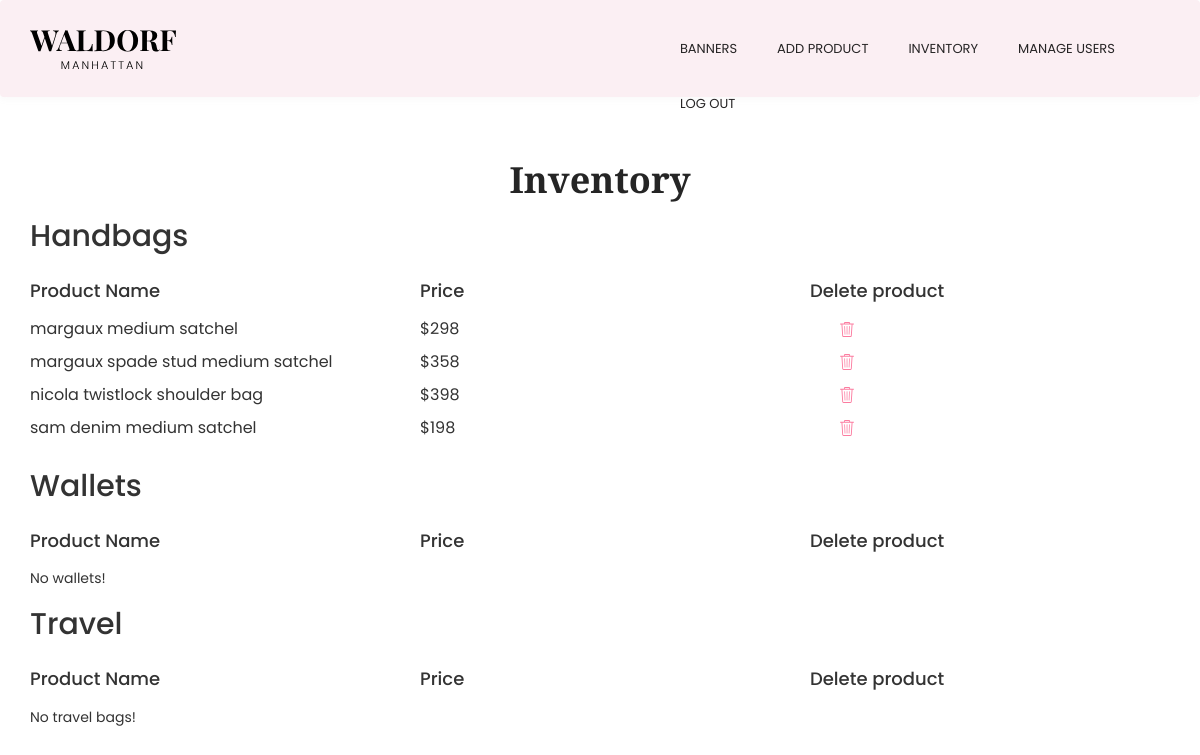
Before: /inventory.php with the older database file.
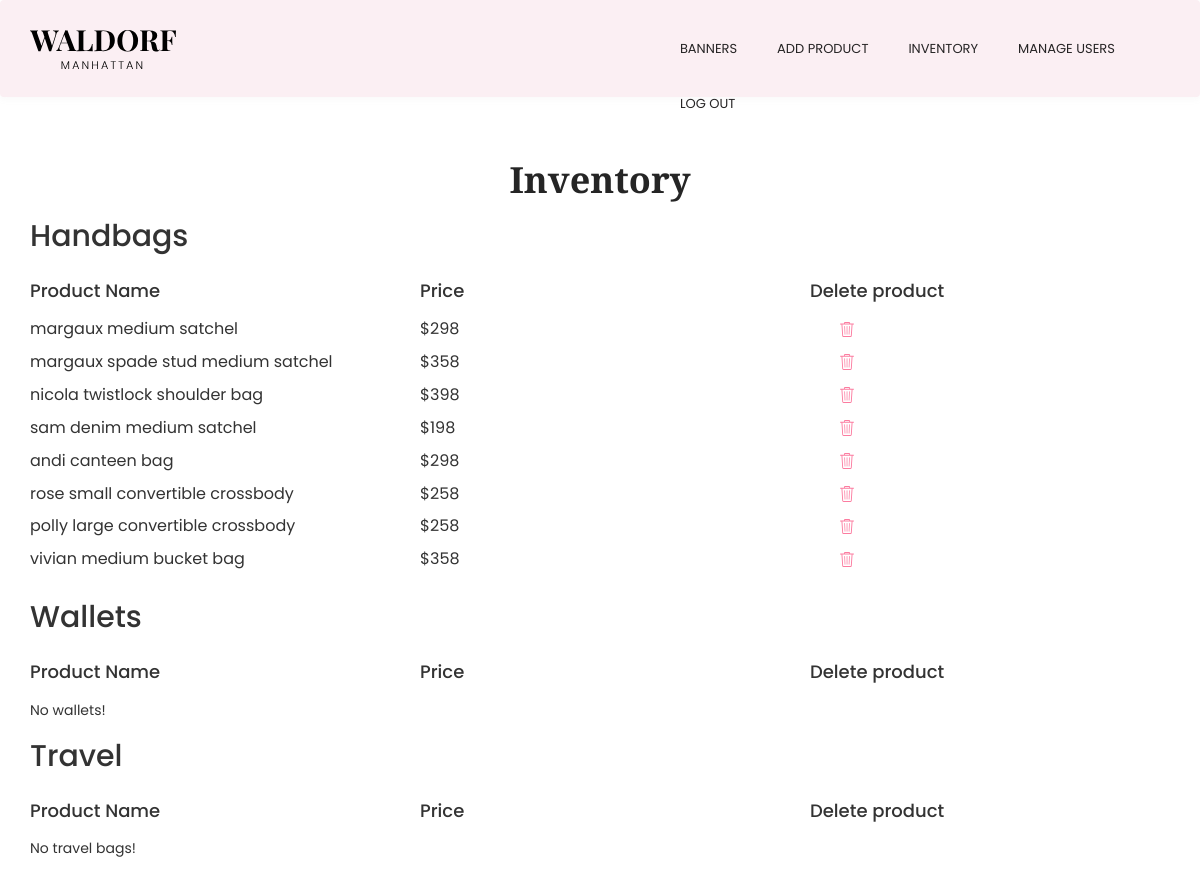
After: the same page with the newer database file.
### tables this page shows
CREATE TABLE `handbags` (
  `id` int(10) NOT NULL,
  `product_name` varchar(100) DEFAULT NULL,
  `price` varchar(10) DEFAULT NULL,
  `descripcion` varchar(400) DEFAULT NULL,
  `dimensions` text,
  `materials` text,
  `details` text,
  `image_1` varchar(100) DEFAULT NULL,
  `image_2` varchar(100) DEFAULT NULL,
  `image_3` varchar(100) DEFAULT NULL
);

### src/funciones.php (called while the page is built, shortened)
<?php
function get($tabla) {
  $db = mysqli_connect("db","root","root", "main");
  $query = "SELECT * FROM $tabla";
  $result = $db->query($query);
  $resultados = [];
  $i = 0;
  if ($result->num_rows > 0) :
      while($row = $result->fetch_assoc()) :
        $resultados[$i] = $row;
        $i++;
      endwhile;
  else :
    $resultados = false;
  endif;
  return $resultados;
}
?>

### src/inventory.php (the view)
<?php
  include('funciones.php');
  include('estructura/header-admin.php');
  $url_pagina = $_SERVER['REQUEST_URI'];
  $url_pagina = str_replace('/', '', $url_pagina);
  $url_pagina = str_replace('.php', '', $url_pagina);
?>
<main class="admin-options">
  <div class="container">
  <h1 class="admin-title"> Inventory </h1>
  <section class="subir-foto">
  <h2>Handbags</h2>
  <div class="inventory-title">
    <div class="row">
      <div>
        <article class="col-12 col-xs-4 col-md-4">
          <p>Product Name</p>
        </article>
        <article class="col-12 col-xs-4 col-md-4">
          <p>Price</p>
        </article>
        <article class="col-12 col-xs-4 col-md-4">
          <p>Delete product</p>
        </article>
      </div>
    </div>
  </div>
  <div class="users-info">
  <?php
    $handbags = get('handbags');
    if( $handbags ) :
    foreach( $handbags as $handbag ):
  ?>
    <div class="row">
      <div>
        <article class="col-12 col-xs-4 col-md-4">
          <p><?php echo $handbag['product_name'] ?></p>
        </article>
        <article class="col-12 col-xs-4 col-md-4">
          <p>$<?php echo number_format(@$handbag['price']) ?></p>
        </article>
        <article class="col-12 col-xs-4 col-md-4">
          <a href="eliminar.php?url=<?php echo $url_pagina ?>&tipo=handbags&id=<?php echo $handbag['id'] ?>">
          <img class="icon" src="imgs/trash.svg">
          </a>
        </article>
      </div>
    </div>
  <?php
    endforeach;
    else :
  ?>
    <div class="sin-resultados">
      No handbags!
    </div>
    <?php endif; ?>
</div>
</section>
<section class="subir-foto">
  <h2>Wallets</h2>
  <div class="inventory-title">
    <div class="row">
      <div>
        <article class="col-12 col-xs-4 col-md-4">
          <p>Product Name</p>
        </article>
        <article class="col-12 col-xs-4 col-md-4">
          <p>Price</p>
        </article>
        <article class="col-12 col-xs-4 col-md-4">
          <p>Delete product</p>
        </article>
      </div>
    </div>
  </div>
  <div class="users-info">
  <?php
    $wallets = get('wallets');
    if( $wallets ) :
    foreach( $wallets as $wallet ):
  ?>
    <div class="row">
      <div>
        <article class="col-12 col-xs-4 col-md-4">
          <p><?php echo $wallet['product_name'] ?></p>
        </article>
        <article class="col-12 col-xs-4 col-md-4">
          <p>$<?php echo number_format(@$wallet['price']) ?></p>
        </article>
        <article class="col-12 col-xs-4 col-md-4">
          <a href="eliminar.php?url=<?php echo $url_pagina ?>&tipo=wallets&id=<?php echo $wallet['id'] ?>">
          <img class="icon" src="imgs/trash.svg">
          </a>
        </article>
      </div>
    </div>
  <?php
    endforeach;
    else :
  ?>
    <div class="sin-resultados">
      No wallets!
    </div>
    <?php endif; ?>
</div>
</section>
<section class="subir-foto">
  <h2>Travel</h2>
  <div class="inventory-title">
    <div class="row">
      <div>
        <article class="col-12 col-xs-4 col-md-4">
          <p>Product Name</p>
        </article>
        <article class="col-12 col-xs-4 col-md-4">
          <p>Price</p>
        </article>
        <article class="col-12 col-xs-4 col-md-4">
          <p>Delete product</p>
        </article>
      </div>
    </div>
  </div>
  <div class="users-info">
  <?php
    $travel = get('travel');
    if( $travel ) :
    foreach( $travel as $travel ):
  ?>
    <div class="row">
      <div>
        <article class="col-12 col-xs-4 col-md-4">
          <p><?php echo $travel['product_name'] ?></p>
        </article>
        <article class="col-12 col-xs-4 col-md-4">
          <p>$<?php echo number_format(@$travel['price']) ?></p>
        </article>
        <article class="col-12 col-xs-4 col-md-4">
          <a href="eliminar.php?url=<?php echo $url_pagina ?>&tipo=travel&id=<?php echo $travel['id'] ?>">
          <img class="icon" src="imgs/trash.svg">
          </a>
        </article>
      </div>
    </div>
  <?php
    endforeach;
    else :
  ?>
    <div class="sin-resultados">
      No travel bags!
    </div>
    <?php endif; ?>
</div>
</section>
  </div>
</main>
<?php
include('estructura/footer-admin.php');
?>

### src/estructura/header-admin.php (shortened to what this page needs)
<!DOCTYPE html>
<html lang="en">
<head>
  <link rel="stylesheet" type="text/css" href="css/estilos.css">
  <link rel="stylesheet" href="https://maxcdn.bootstrapcdn.com/bootstrap/3.3.7/css/bootstrap.min.css">
  <link rel="stylesheet" href="css/bootstrap.min.css">
  <link rel="stylesheet" href="css/estilos.css">
</head>
<body>
<header class="header navbar-fixed-top">
        <nav class="navbar" role="navigation">
          <div class="container">
                <div class="menu-container js_nav-item">
                    <div class="logo">
                      <a class="logo-wrap" href="banners.php">
                          <img class="logo-img logo-img-main" src="imgs/logo.svg" alt="Waldorf Logo">
                      </a>
                  </div>
              </div>
              <div class="collapse navbar-collapse nav-collapse">
                  <div class="menu-container elementos-menu">
                      <ul class="nav navbar-nav navbar-nav-right">
                          <li class="js_nav-item nav-item"><a class="nav-item-child nav-item-hover" href="banners.php">BANNERS</a></li>
                          <li class="js_nav-item nav-item"><a class="nav-item-child nav-item-hover" href="product-type.php">ADD PRODUCT</a></li>
                          <li class="js_nav-item nav-item"><a class="nav-item-child nav-item-hover" href="inventory.php">INVENTORY</a></li>
                          <li class="js_nav-item nav-item"><a class="nav-item-child nav-item-hover" href="manage-users.php">MANAGE USERS</a></li>
                          <li class="js_nav-item nav-item"><a class="nav-item-child nav-item-hover" href="logout-admin.php">LOG OUT</a></li>
                      </ul>
                  </div>
              </div>
          </div>
      </nav>
      </header>
<div class="espaciador-de-menu"></div>

### src/estructura/footer-admin.php
</body>
</html>

### src/css/estilos.css (style rules this page uses)
body { font-family: 'Poppins', Helvetica, sans-serif; }
.inventory-title p { font-weight: 500; font-size: 18px; padding-bottom: 5px; }
.users-info p { font-size: 16px; }
.subir-foto h2 { padding-bottom: 15px; }
.admin-title { display: flex; justify-content: center; font-family: 'Playfair Display'; font-weight: 600; color: #252525; }
.admin-options { padding: 40px 0px; }
.users-info .icon { margin-left: 30px; }
.navbar-fixed-top .navbar-collapse { max-height: 100%; }
.header .navbar { margin-bottom: 0; transition-duration: 300ms; transition-property: all; transition-timing-function: cubic-bezier(0.7, 1, 0.7, 1); background-color: #fbeff3; box-shadow: 0px 3px 6px rgba(158,158,158,0.05); }
.header .menu-container:before, .header .menu-container:after { content: " "; display: table; }
.header .menu-container:after { clear: both; }
.header .logo { width: 150px; height: 150px; float: left; max-height: 95px; line-height: 65px; }
.header .logo-wrap { display: inline-block; padding: 15px 0; }
.header .logo-img { display: inline-block; width: 146px; height: auto; max-width: 100%; max-height: 100%; vertical-align: middle; }
.header .logo-img-main { display: inline-block; transition-duration: 400ms; transition-property: all; transition-timing-function: cubic-bezier(0.7, 1, 0.7, 1); }
.header .navbar-nav { padding-left: 0; margin-bottom: 0; list-style: none; }
.header .nav-item { position: relative; display: block; }
.header .nav-item:last-child .nav-item-child { padding-right: 0; }
.header .nav-item-child { position: relative; display: block; font-size: 13px; font-weight: 400; font-family: "Poppins", sans-serif; color: #262425;; text-transform: uppercase; line-height: 15px; padding: 20px; transition-duration: 300ms; transition-property: all; transition-timing-function: cubic-bezier(0.7, 1, 0.7, 1); }
.header .nav-item-hover { position: relative; }
.header .nav-item-hover:after { position: absolute; color: #FFB4BB; top: 45px; left: 0; width: 9px; height: 2px; opacity: 0; content: " "; transition-duration: 400ms; transition-property: all; transition-timing-function: cubic-bezier(0.7, 1, 0.7, 1); }
.elementos-menu { position:absolute; top:20px; left:55% }
@media (min-width: 992px) { .header .navbar-nav-right { float: right; } }
.espaciador-de-menu { width: 100%; height: 100px; }

Changed rows visible on the page:
added handbags: product_name "andi canteen bag", price "298"
added handbags: product_name "rose small convertible crossbody", price "258"
added handbags: product_name "polly large convertible crossbody", price "258"
added handbags: product_name "vivian medium bucket bag", price "358"
